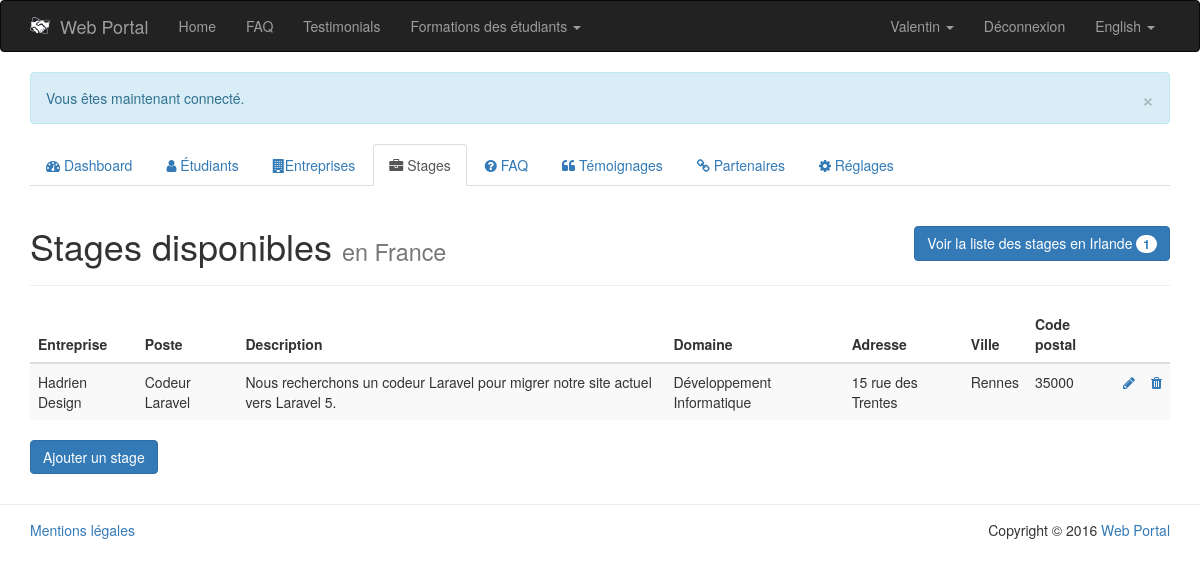
The app's page /PHP/public/index.php?page=admin/internships-list&country=france (signed in) with its own data.
### tables this page shows
CREATE TABLE IF NOT EXISTS `settings` (
  `id` int(11) NOT NULL AUTO_INCREMENT,
  `tag` varchar(64) NOT NULL,
  `value` varchar(256) NOT NULL,
  `placeholder` varchar(128) NOT NULL,
  `data_type` enum('varchar','int','boolean') NOT NULL DEFAULT 'varchar',
  PRIMARY KEY (`id`)
);

CREATE TABLE IF NOT EXISTS `student` (
  `id` int(11) NOT NULL AUTO_INCREMENT,
  `first_name` varchar(64) NOT NULL,
  `last_name` varchar(64) NOT NULL,
  `country` enum('France','Irlande') NOT NULL,
  `skill` int(11) NOT NULL,
  `email` varchar(64) NOT NULL,
  `password` varchar(64) NOT NULL,
  `cv` varchar(128) NOT NULL,
  `portfolio` varchar(128) NOT NULL,
  `admin` tinyint(1) NOT NULL DEFAULT '0',
  `available` tinyint(1) NOT NULL DEFAULT '1',
  `activated` tinyint(1) NOT NULL,
  `register_date` date NOT NULL,
  PRIMARY KEY (`id`),
  KEY `skill` (`skill`)
);

CREATE TABLE IF NOT EXISTS `internship` (
  `id` int(11) NOT NULL AUTO_INCREMENT,
  `name` varchar(64) NOT NULL,
  `description` text NOT NULL,
  `company` int(11) NOT NULL,
  `address` varchar(128) NOT NULL,
  `city` varchar(128) NOT NULL,
  `zip_code` varchar(32) NOT NULL,
  `country` enum('France','Irlande') NOT NULL,
  `skill` int(11) NOT NULL,
  PRIMARY KEY (`id`)
);

CREATE TABLE IF NOT EXISTS `company` (
  `id` int(11) NOT NULL AUTO_INCREMENT,
  `name` varchar(64) NOT NULL,
  `email` varchar(128) NOT NULL,
  `password` varchar(64) NOT NULL,
  `country` enum('France','Irlande') NOT NULL,
  `city` varchar(64) NOT NULL,
  `logo` varchar(128) NOT NULL,
  `description` text NOT NULL,
  `website` varchar(64) NOT NULL,
  `activated` tinyint(1) NOT NULL,
  `register_date` date NOT NULL,
  PRIMARY KEY (`id`)
);

CREATE TABLE IF NOT EXISTS `skill` (
  `id` int(11) NOT NULL AUTO_INCREMENT,
  `name` varchar(64) NOT NULL,
  PRIMARY KEY (`id`)
);

### PHP/app/model/Settings.class.php (called while the page is built, shortened)
<?php
	class Settings {
		public static function getWebsiteName() {
			$db = PDOConnexion::getInstance();
			$sql = "SELECT value FROM settings WHERE tag = 'website_name'";
			$sth = $db->prepare($sql);
			$sth->setFetchMode(PDO::FETCH_CLASS|PDO::FETCH_PROPS_LATE, 'Settings');
			$sth->execute();
			return $sth->fetch()->value;
		}
	}
?>

### PHP/app/model/Autoloader.php (called while the page is built, shortened)
<?php
	class Autoloader {
		public static function appAutoload($class) {
			$class = str_replace('\\', '/', $class);
		}
	}
?>

### PHP/app/model/Language.class.php (called while the page is built, shortened)
<?php
	class Language {
		private $defaultLanguage = 'en';
		private $currentLanguage;
		private $translate = array();
		public function __construct() {
		    if (isset($_COOKIE['lang']) || isset($_SESSION['lang'])) {
		        if (isset($_COOKIE['lang'])) {
		            $this->currentLanguage = $_COOKIE['lang'];
		        }
		        if (isset($_SESSION['lang'])) {
		            $this->currentLanguage = $_SESSION['lang'];
		        }
		    }
		    else {
		    	$this->currentLanguage = $this->detectBrowserLanguage();
		    }
		    $this->translate = $translate;
		}
		private function detectBrowserLanguage() {
			if (isset($_SERVER['HTTP_ACCEPT_LANGUAGE'])) {
				if (substr($_SERVER['HTTP_ACCEPT_LANGUAGE'], 0, 2) == 'fr') {
					return 'fr';
				}
				else {
					return 'en';
				}
			}
			return $this->defaultLanguage;
		}
		public function getCurrentLanguage() {
			$languageName = ($this->currentLanguage == 'fr') ? 'Français' : 'English';
			return array(
				'code' => $this->currentLanguage,
				'name' => $languageName
			);
		}
		public function translate($term) {
			if (!array_key_exists($this->currentLanguage, $this->translate)) {
				if (file_exists(LANG . DS . $this->currentLanguage . '.php')) {
					return $this->translate[$term];
				}
			}
			else {
				throw new Exception('Le terme "' . $term . '" n\'existe pas dans le fichier de traduction.');
			}
		}
	}
?>

### PHP/ressources/lang/en.php (called while the page is built)
<?php
	$translate = array (
		'home' => 'Home',
		'faq' => 'FAQ',
		'testimonials' => 'Testimonials',
		'student' => 'Student',
		'company' => 'Company'
	);
?>

### PHP/app/model/Student.class.php (called while the page is built, shortened)
<?php
	class Student {
		public function __get($nom) {
			return $this->$nom;
		}
		public static function getStudentById($id) {
			$db = PDOConnexion::getInstance();
			$sql = 'SELECT * FROM student WHERE id = :id';
			$sth = $db->prepare($sql);
			$sth->setFetchMode(PDO::FETCH_CLASS|PDO::FETCH_PROPS_LATE, 'Student');
			$sth->execute(array(
				':id' => $id
			));
			return $sth->fetch();
		}
	}
?>

### PHP/app/model/Internship.class.php (called while the page is built, shortened)
<?php
	class Internship {
		public function __get($nom){
			return $this->$nom;
		}
		public static function getInternshipByCompanyCountry($country) {
			$db = PDOConnexion::getInstance();
			$sql = 'SELECT DISTINCT I.* FROM internship I , company C WHERE I.company = C.id AND C.country = :country';
			$sth = $db->prepare($sql);
			$sth->setFetchMode(PDO::FETCH_CLASS|PDO::FETCH_PROPS_LATE, 'Internship');
			$sth->execute(array(
				':country' => $country
			));
			return $sth->fetchAll();
		}
	}
?>

### PHP/app/model/Company.class.php (called while the page is built, shortened)
<?php
	class Company {
		public function __get($nom){
			return $this->$nom;
		}
		public static function getCompanyById($id) {
			$db = PDOConnexion::getInstance();
			$sql = 'SELECT * FROM company WHERE id = :id';
			$sth = $db->prepare($sql);
			$sth->setFetchMode(PDO::FETCH_CLASS|PDO::FETCH_PROPS_LATE, 'Company');
			$sth->execute(array(
				':id' => $id
			));
			return $sth->fetch();
		}
	}
?>

### PHP/app/model/Skill.class.php (called while the page is built, shortened)
<?php
	class Skill {
		public function __get($nom){
			return $this->$nom;
		}
		public static function getSkillById($id) {
			$db = PDOConnexion::getInstance();
			$sql = 'SELECT * FROM skill WHERE id = :id';
			$sth = $db->prepare($sql);
			$sth->setFetchMode(PDO::FETCH_CLASS|PDO::FETCH_PROPS_LATE, 'Skill');
			$sth->execute(array(
				':id' => $id
			));
			return $sth->fetch();
		}
	}
?>

### PHP/app/view/admin/internships-list.php (the view, shortened to what this page needs)
<?php
	$country = $_GET['country'];
?>
<div class="col-md-12">
	<div class="page-header">
		<h1>
			Stages disponibles
			<?php
				if ($country == 'france') {
					echo '<small> en France</small>';
					echo '<a href="index.php?page=admin/internships-list&country=irlande" class="btn btn-primary pull-right">Voir la liste des stages en Irlande <span class="badge">' . count(Internship::getInternshipByCompanyCountry('irlande')) . '</span></a>';
				}
				else {
					echo '<small> en Irlande</small>';
					echo '<a href="index.php?page=admin/internships-list&country=france" class="btn btn-primary pull-right">Voir la liste des stages en France <span class="badge">' . count(Internship::getInternshipByCompanyCountry('france')) . '</span></a>';
				}
			?>
		</h1>
	</div>
	<table class="table table-striped">
		<thead>
			<tr>
				<th>Entreprise</th>
				<th>Poste</th>
				<th>Description</th>
				<th>Domaine</th>
				<th>Adresse</th>
				<th>Ville</th>
				<th>Code postal</th>
				<th></th>
				<th></th>
			</tr>
		</thead>
		<tbody>
			<?php
				if ($country == 'france') {
					foreach (Internship::getInternshipByCompanyCountry($country) as $internship) {
						echo '<tr data-id="' . $internship->id . '">';
							echo '<td>' . Company::getCompanyById($internship->company)->name . '</td>';
							echo '<td>' . $internship->name . '</td>';
							echo '<td>' . $internship->description . '</td>';
							echo '<td>' . Skill::getSkillById($internship->skill)->name . '</td>';
							echo '<td>' . $internship->address . '</td>';
							echo '<td>' . $internship->city . '</td>';
							echo '<td>' . $internship->zip_code . '</td>';
							echo '<td><a href="index.php?page=admin/internship-edit&amp;country='. $country .'&amp;id=' . $internship->id . '"><i class="fa fa-pencil" data-toggle="tooltip" title="Modifier"></i></a></td>';
							echo '<td><a href="#" title="Supprimer" data-action="delete"><i class="fa fa-trash"  data-toggle="tooltip" title="Supprimer"></i></a></td>';
						echo '</tr>';
					}
				}
			?>
		</tbody>
	</table>
	<a href="index.php?page=admin/add-internship&amp;country=<?php echo $country; ?>" class="btn btn-primary">Ajouter un stage</a>
</div>

### PHP/app/view/navbar.php (shortened to what this page needs)
<nav class="navbar navbar-inverse">
	<div class="container">
		<div class="navbar-header">
			<a class="navbar-brand" href="index.php?page=home"><img src="img/logo.png" alt="Logo" style="float: left; margin-right: 10px; width: 20px;"><?php echo Settings::getWebsiteName(); ?></a>
		</div>
		<div id="navbar" class="collapse navbar-collapse">
			<ul class="nav navbar-nav">
				<li<?php App::isCurrentPage('home'); ?>><a href="index.php?page=home"><?php echo $language->translate('home'); ?></a></li>
				<li<?php App::isCurrentPage('faq'); ?>><a href="index.php?page=faq"><?php echo $language->translate('faq'); ?></a></li>
				<li<?php App::isCurrentPage('testimonials'); ?>><a href="index.php?page=testimonials"><?php echo $language->translate('testimonials'); ?></a></li>
				<li class="dropdown"
					     	App::isCurrentPage('formations-ireland'); ?>>
						  	<a id="formations-dropdown" href="#" class="dropdown-toggle" data-toggle="dropdown" role="button" aria-haspopup="true" aria-expanded="false">
								Formations des étudiants
								<span class="caret"></span>
							</a>
				</li>
			</ul>
			<ul class="nav navbar-nav navbar-right">
				<?php if (App::isLogged()) : ?>
					<?php $member = App::getMember(); ?>
					<?php if (get_class($member) == 'Student') : ?>
						<li class="dropdown">
							<a id="student-dropdown" href="#" class="dropdown-toggle" data-toggle="dropdown" role="button" aria-haspopup="true" aria-expanded="false">
								<?php echo $member->first_name; ?>
								<span class="caret"></span>
							</a>
						</li>
					<?php endif; ?>
					<li><a href="index.php?page=signout">Déconnexion</a></li>
				<?php endif; ?>
				<li class="dropdown">
					<a id="lang-dropdown" href="#" class="dropdown-toggle" data-toggle="dropdown" role="button" aria-haspopup="true" aria-expanded="false">
						<?php echo $language->getCurrentLanguage()['name']; ?>
						<span class="caret"></span>
					</a>
				</li>
            </ul>
		</div>
	</div>
</nav>

### PHP/app/view/admin/footer.php (shortened to what this page needs)
			</div>
		</div>
		<footer id="footer" style="border-top: 1px solid #ededed; margin-top: 30px; padding: 15px 0;">
			<div class="container">
				<div class="row">
					<div class="col-md-8">
						<a href="index.php?page=legal">Mentions légales</a>
					</div>
					<div class="col-md-4 text-right">
						Copyright &copy; <?php echo date('Y') . ' <a href="index.php?page=home">' . Settings::getWebsiteName() . '</a>'; ?>
					</div>
				</div>
			</div>
		</footer>
	</body>
</html>

### records on screen
settings: value "Web Portal"
student: first_name "Valentin"
internship: company.name "Hadrien Design", name "Codeur Laravel", description "Nous recherchons un codeur Laravel pour migrer notre site actuel vers Laravel 5.", skill.name "Développement Informatique", address "15 rue des Trentes", city "Rennes", zip_code "35000"

### other values on screen
$language->translate('home') "Home"
$language->translate('faq') "FAQ"
$language->translate('testimonials') "Testimonials"
$language->getCurrentLanguage()['name'] "English"
$output "× Vous êtes maintenant connecté."
count(Internship::getInternshipByCompanyCountry('irlande')) "1"
